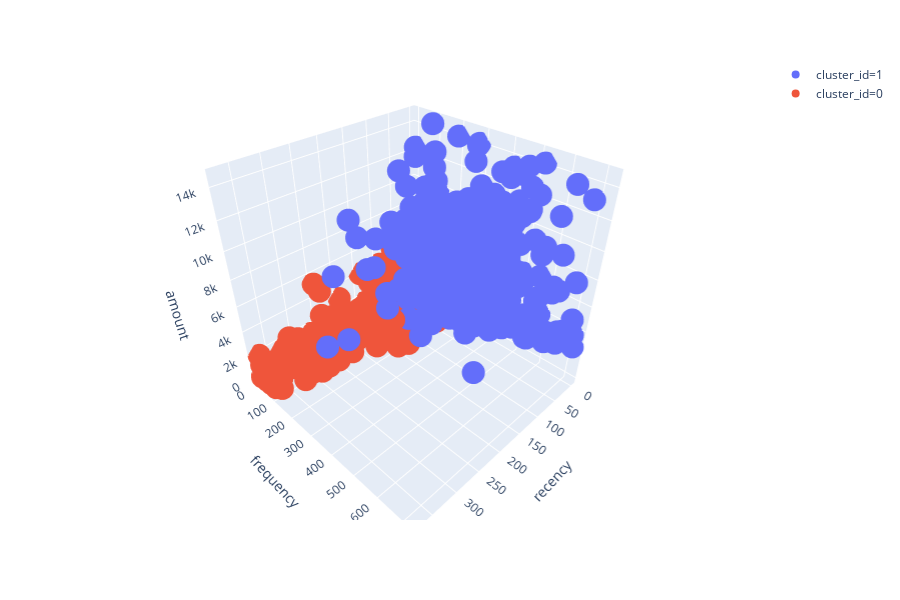

The cell this chart's notebook holds for it:
### Code cell
### visualize the result
import plotly.express as px
grouped_df["cluster_id"] = grouped_df["cluster_id"].astype(str) #convert to string
fig = px.scatter_3d(grouped_df, x='recency', y='frequency', z='amount',
              color='cluster_id')
fig.show()

### Figure 1 — Plotly figure (JSON) as saved in the notebook; plotly's stock layout.template omitted (floating-point values rounded to 4 significant figures; data arrays with more than 128 entries replaced by an {"elided": "..."} marker saying what was removed)
{"data": [{"hoverlabel": {"namelength": 0}, "hovertemplate": "cluster_id=1<br>recency=%{x}<br>frequency=%{y}<br>amount=%{z}", "legendgroup": "cluster_id=1", "marker": {"color": "#636efa", "symbol": "circle"}, "mode": "markers", "name": "cluster_id=1", "scene": "scene", "showlegend": true, "type": "scatter3d", "x": {"elided": "643 int values"}, "y": {"elided": "643 int values"}, "z": {"elided": "643 float values"}}, {"hoverlabel": {"namelength": 0}, "hovertemplate": "cluster_id=0<br>recency=%{x}<br>frequency=%{y}<br>amount=%{z}", "legendgroup": "cluster_id=0", "marker": {"color": "#EF553B", "symbol": "circle"}, "mode": "markers", "name": "cluster_id=0", "scene": "scene", "showlegend": true, "type": "scatter3d", "x": {"elided": "3644 int values"}, "y": {"elided": "3644 int values"}, "z": {"elided": "3644 float values"}}], "layout": {"height": 600, "legend": {"tracegroupgap": 0}, "margin": {"t": 60}, "scene": {"domain": {"x": [0, 0.98], "y": [0, 1]}, "xaxis": {"title": {"text": "recency"}}, "yaxis": {"title": {"text": "frequency"}}, "zaxis": {"title": {"text": "amount"}}}}}
